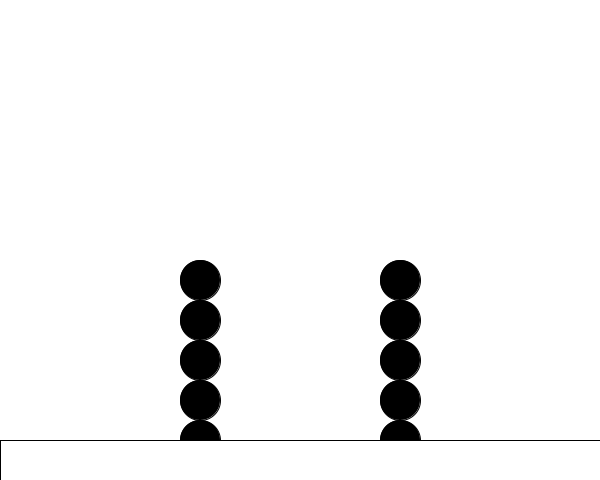
Frame 1 (no input)
Frame 60 (the mouse pressed at the canvas centre just before this capture): identical to frame 1, image omitted
Frame 120 (the mouse held since frame 60 and released just before this capture): identical to frame 1, image omitted

The Processing sketch that drew this single still picture (run headless with seeded random() and noise(); from frame 60 on, the mouse is pressed at the canvas centre):

// Processing sketch: processing_155101
// ── processing_155101.pde

boolean dragging = false;
MeasuringTape one, two;

void setup() {
  size(600,480);
  smooth();
  one = new MeasuringTape();
  one.pos.x = 200.0;
  one.pos.y = 400.0;
  two = new MeasuringTape();
  two.pos.x = 400.0;
  two.pos.y = 400.0;
  rectMode(CENTER);
  ellipseMode(CENTER);
}

void draw() {
  background(255);
  one.update();
  one.draw();
  two.update();
  two.draw();
  pushStyle();
  //noStroke();
  rect(width*0.5, height - 20.0, width, 40.0);
  popStyle();
}

class MeasuringTape {
  PVector pos, size, offset;
  boolean dragged = false;
  float min, max;
  float targetY = 0.0;
  
  MeasuringTape() {
    size = new PVector(40.0, 280.0);
    min = height - 140.0 - 20.0;
    max = height - 20.0 + 80.0;
    pos = new PVector();
    offset = new PVector();
  }
  
  void update() {
    // start dragging
    if(!dragged) {
      if(mousePressed) {
        offset = PVector.sub(pos, new PVector(mouseX, mouseY));;
        if(abs(offset.x) < size.x*0.5 && abs(offset.y) < size.y) {
          dragged = true;
          dragging = true;
        }
      }
      
    } else {
      pos.y = mouseY + offset.y;
      if(pos.y < min) pos.y = min;
      if(pos.y > max) pos.y = max;
      if(!mousePressed) {
          dragged = false;
          dragging = false;
      }
    }
  }
  
  void draw() {
    //rect(pos.x, pos.y, size.x, size.y);
    pushStyle();
    fill(0);
    for(float i = 0.0; i < size.y; i+= size.x) {
      ellipse(pos.x, pos.y + i + size.x*0.5 - size.y*0.5, size.x, size.x);
    }
    popStyle();
  }
  
}
